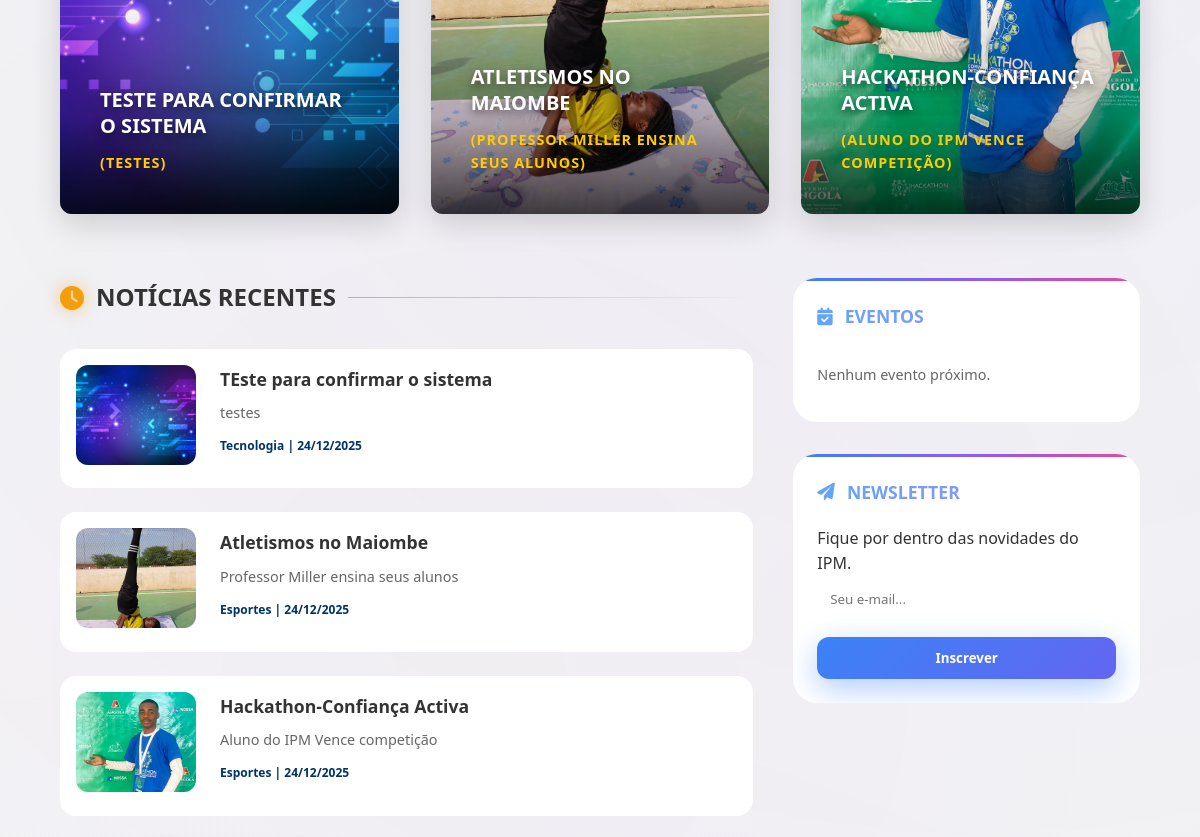
Before: / (middle part) with the older database file.
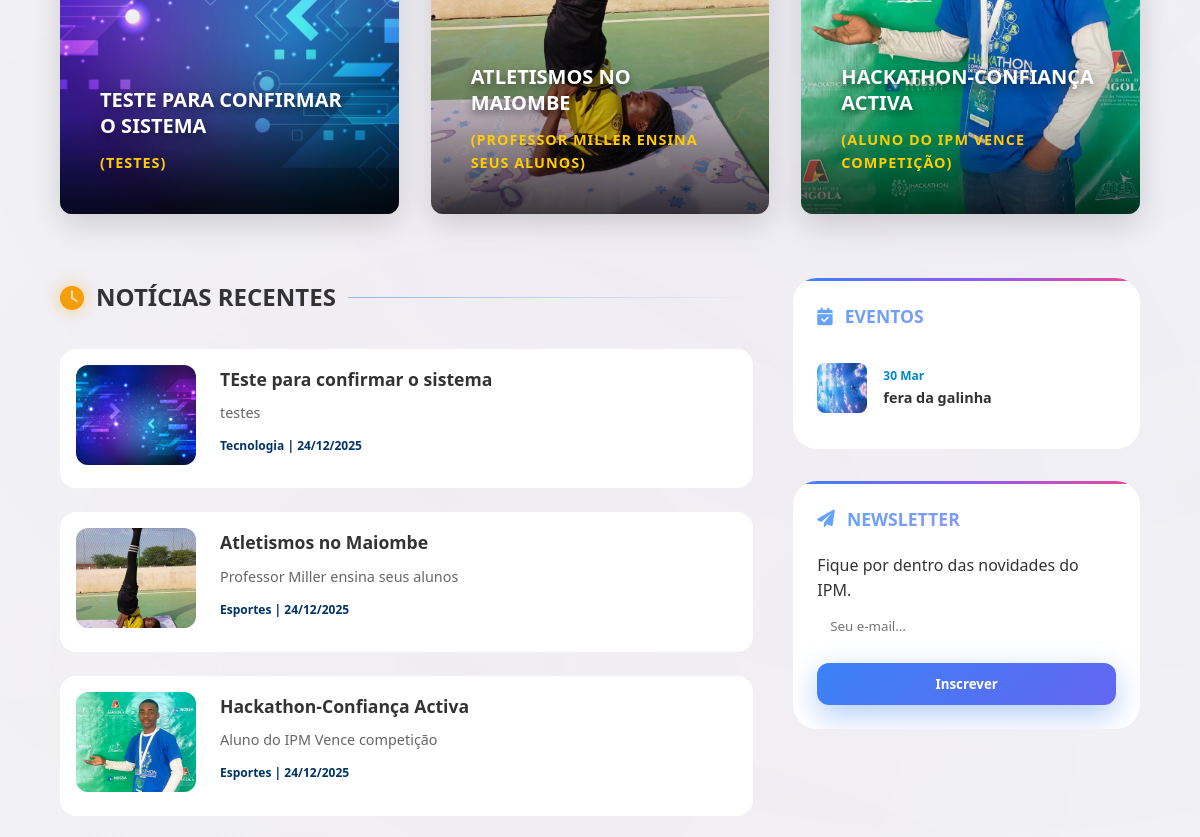
After: the same page with the newer database file.
### pages/models.py (models this page shows, shortened)
class Noticia(models.Model):
    id=models.UUIDField(default=uuid.uuid4, editable=False, primary_key=True)
    titulo = models.CharField(max_length=255 , blank=False, null=False, verbose_name='Título')
    subtitulo = models.CharField(max_length=255, blank=True, null=True ,verbose_name='Subtitulo')
    conteudo = models.TextField( blank=False, null=False,verbose_name='Conteúdo')
    imagem = models.ImageField(upload_to='static/uploads/images/', blank=True, null=True ,   verbose_name='Imagem')
    autor = models.CharField(max_length=150 , blank=False, null=False, verbose_name='Autor')
    categoria=models.ForeignKey(Categoria,on_delete=models.PROTECT)
    publicado_em = models.DateTimeField(auto_now_add=True , blank=False, null=False,verbose_name='Data de Publicação')
    atualizado_em = models.DateTimeField(auto_now=True , blank=False, null=False,verbose_name='Data de Actualização')
    status = models.BooleanField(default=True , blank=False, null=False)  # ativo/inativo
    exclusivo_alunos = models.BooleanField(default=False, verbose_name='Exclusivo para Alunos')  # Notícias exclusivas
    class Meta:
        verbose_name = "Notícia"
        verbose_name_plural = "Notícias"
        ordering = ['-publicado_em']          # mais recentes primeiro
        db_table = 'noticias'
        get_latest_by = 'publicado_em'
        permissions = [
            ("pode_publicar", "Pode publicar notícias"),
        ]

class Categoria(models.Model):
    id=models.UUIDField(default=uuid.uuid4, editable=False, primary_key=True)
    categoria=models.CharField(max_length=255,verbose_name='Categoria',null=False,blank=False)
    criado_em=models.DateTimeField(auto_now_add=True,blank=False,null=False,verbose_name='Data de Criação')
    class Meta:
        verbose_name='Categoria'
        verbose_name_plural='Categorias'
        ordering=['categoria']
        get_latest_by='criado_em'

class Evento(models.Model):
    id = models.UUIDField(default=uuid.uuid4, editable=False, primary_key=True)
    titulo = models.CharField(max_length=255, verbose_name='Título')
    data = models.DateField(verbose_name='Data do Evento')
    descricao = models.TextField(blank=True, null=True, verbose_name='Descrição')
    vagas = models.IntegerField(default=50, verbose_name='Número de Vagas')
    exclusivo_alunos = models.BooleanField(default=True, verbose_name='Exclusivo para Alunos')
    imagem = models.ImageField(upload_to='static/uploads/events/', blank=True, null=True, verbose_name='Imagem')
    criado_em = models.DateTimeField(auto_now_add=True)
    class Meta:
        verbose_name = 'Evento'
        verbose_name_plural = 'Eventos'
        ordering = ['data']

### pages/views.py (the view)
# urls.py: path('', IndexView.as_view(), name='index'),
class IndexView(ListView):
    template_name = 'pages/index.html'
    model = Noticia
    context_object_name = 'noticias'
    def get_queryset(self):
        if self.request.user.is_authenticated and hasattr(self.request.user, 'aluno'):
            return Noticia.objects.filter(status=True)
        return Noticia.objects.filter(status=True, exclusivo_alunos=False)
    def get_context_data(self, **kwargs):
        context = super().get_context_data(**kwargs)
        from .models import Evento
        from .forms import AlunoRegistroForm
        from django.utils import timezone
        if self.request.user.is_authenticated and hasattr(self.request.user, 'aluno'):
            context['banner_noticias'] = Noticia.objects.filter(status=True).order_by('-publicado_em')[:5]
        else:
            context['banner_noticias'] = Noticia.objects.filter(status=True, exclusivo_alunos=False).order_by('-publicado_em')[:5]
        context['eventos'] = Evento.objects.filter(data__gte=timezone.now().date()).order_by('data')[:5]
        context['registro_form'] = AlunoRegistroForm()
        return context

### pages/forms.py (shortened to what this page needs)
class AlunoRegistroForm(forms.Form):
    first_name = forms.CharField(max_length=150, label='Nome')
    last_name = forms.CharField(max_length=150, label='Apelido')
    email = forms.EmailField(label='E-mail')
    username = forms.CharField(max_length=150, label='Nome de Utilizador', help_text='Necessário para login.')
    numero_estudante = forms.CharField(max_length=20, label='Número de Estudante')
    curso = forms.CharField(max_length=200, label='Curso')
    ano_ingresso = forms.IntegerField(label='Ano de Ingresso')
    telefone = forms.CharField(max_length=20, label='Telefone', required=False)
    password1 = forms.CharField(widget=forms.PasswordInput, label='Senha')
    password2 = forms.CharField(widget=forms.PasswordInput, label='Confirmar Senha')

### pages/templates/pages/index.html (shortened to what this page needs)
{% load static %}
<!DOCTYPE html>
<html lang="pt-br">
<head>
    <link rel="stylesheet" href="{% static 'css/styles.css' %}">
    <link rel="stylesheet" href="{% static 'css/animations.css' %}">
    <link rel="stylesheet" href="https://cdnjs.cloudflare.com/ajax/libs/font-awesome/6.0.0-beta3/css/all.min.css">
</head>
<body>
    {% block content %}
    <main class="container">
        <section class="highlight-cards">
            {% for noticia in noticias|slice:"1:4" %}
            <article class="card news-card">
                <img src="{% if noticia.imagem %}{{ noticia.imagem.url }}{% else %}{% static 'images/card-fallback.jpg' %}{% endif %}"
                     alt="{{ noticia.titulo }}" class="news-card-bg"
                     onerror="this.src='https://via.placeholder.com/400x300?text=Alpha+News'">
                <div class="news-card-overlay">
                    <div class="news-card-content">
                        <h3 class="news-title">{{ noticia.titulo }}</h3>
                        <p class="news-subtitle">
                            {% if noticia.subtitulo %}
                                ({{ noticia.subtitulo }})
                            {% else %}
                                {{ noticia.categoria.categoria }}
                            {% endif %}
                        </p>
                    </div>
                </div>
            </article>
            {% empty %}
            <p>Nenhuma notícia em destaque no momento.</p>
            {% endfor %}
        </section>
        <div class="main-wrapper">
            <section class="recent-news">
                <h2 class="section-title"><i class="fas fa-clock"></i> NOTÍCIAS RECENTES</h2>
                <div class="news-list">
                    {% for noticia in noticias|slice:"1:10" %}
                    <article class="news-item">
                        <a href="{% url 'pages:noticia_detail' noticia.id %}">
                            <img src="{% if noticia.imagem %}{{ noticia.imagem.url }}{% else %}{% static 'images/thumb-fallback.jpg' %}{% endif %}"
                                alt="{{ noticia.titulo }}"
                                onerror="this.src='https://via.placeholder.com/150x100?text=Alpha'">
                        </a>
                        <div class="item-text">
                            <h4><a href="{% url 'pages:noticia_detail' noticia.id %}">{{ noticia.titulo }}</a></h4>
                            <p>{{ noticia.subtitulo|truncatechars:100 }}</p>
                            <span class="item-meta">{{ noticia.categoria.categoria }} | {{ noticia.publicado_em|date:"d/m/Y" }}</span>
                        </div>
                    </article>
                    {% empty %}
                    <p>Fique atento para novas atualizações.</p>
                    {% endfor %}
                </div>
            </section>
            <aside class="sidebar">
                <div class="widget events-widget">
                    <h3><i class="fas fa-calendar-check"></i> EVENTOS</h3>
                    <ul class="events-list-compact">
                        {% for evento in eventos %}
                        <li style="display: flex; gap: 1rem; align-items: center; padding: 0.75rem 0; border-bottom: 1px solid var(--glass-border);">
                            {% if evento.imagem %}
                                <img src="{{ evento.imagem.url }}" alt="{{ evento.titulo }}" style="width: 50px; height: 50px; border-radius: 8px; object-fit: cover;">
                            {% else %}
                                <div style="width: 50px; height: 50px; border-radius: 8px; background: rgba(0, 51, 102, 0.1); display: flex; align-items: center; justify-content: center;">
                                    <i class="fas fa-calendar-alt" style="color: var(--uan-blue); font-size: 1.2rem;"></i>
                                </div>
                            {% endif %}
                            <div>
                                <span class="date" style="display: block; font-size: 0.75rem; color: var(--uan-light-blue); font-weight: 700;">{{ evento.data|date:"d M" }}</span>
                                <a href="{% url 'pages:evento_detail' evento.id %}" style="font-weight: 600; font-size: 0.9rem; color: var(--text-main);">{{ evento.titulo }}</a>
                            </div>
                        </li>
                        {% empty %}
                        <li style="color: var(--text-muted); font-size: 0.9rem;">Nenhum evento próximo.</li>
                        {% endfor %}
                    </ul>
                </div>
                <div class="widget newsletter-widget">
                    <h3><i class="fas fa-paper-plane"></i> NEWSLETTER</h3>
                    <p>Fique por dentro das novidades do IPM.</p>
                    <form>
                        <input type="email" placeholder="Seu e-mail..."
                            style="width: 100%; padding: 0.8rem; border-radius: 0.5rem; background: var(--card-bg); border: 1px solid var(--glass-border); color: var(--text-main); margin-bottom: 1rem;">
                        <button type="submit" class="btn-primary" style="width: 100%;">Inscrever</button>
                    </form>
                </div>
            </aside>
        </div>
    </main>
    {% endblock %}
</body>
</html>

### static/css/styles.css (style rules this page uses)
html { scroll-behavior: smooth; }
:root { --uan-blue: #003366; --uan-light-blue: #0088cc; --uan-yellow: #ffcc00; --uan-red: #cc0000; --accent: var(--uan-blue); --accent-hover: var(--uan-light-blue); --secondary: var(--uan-yellow); --shadow-sm: 0 2px 4px rgba(0,0,0,0.05); --shadow-md: 0 4px 8px rgba(0,0,0,0.1); --shadow-lg: 0 10px 15px rgba(0,0,0,0.1); --transition: all 0.3s ease; --primary: #ffffff; --primary-light: #f4f7f6; --text-main: #333333; --text-active: #003366; --text-muted: #666666; --bg-main: #ffffff; --card-bg: #ffffff; --border-color: #e0e0e0; --header-bg: #ffffff; --header-top-bg: var(--uan-blue); --footer-bg: #003366; --footer-text: #ffffff; }
* { margin: 0; padding: 0; box-sizing: border-box; font-family: 'Segoe UI', 'Roboto', 'Helvetica Neue', sans-serif; }
body { background-color: var(--primary-light); color: var(--text-main); line-height: 1.6; overflow-x: hidden; padding-top: 120px; }
.container { width: 90%; max-width: 1200px; margin: 0 auto; }
a { text-decoration: none; color: inherit; transition: var(--transition); }
.main-wrapper { display: grid; grid-template-columns: 2fr 1fr; gap: 2.5rem; margin-bottom: 4rem; }
.section-title { font-size: 1.5rem; font-weight: 700; margin-bottom: 2rem; display: flex; align-items: center; gap: 0.75rem; }
.section-title::after { content: ''; flex: 1; height: 1px; background: var(--glass-border); }
.highlight-cards { display: grid; grid-template-columns: repeat(auto-fill, minmax(280px, 1fr)); gap: 2rem; margin-bottom: 4rem; }
.card { background: var(--card-bg); border: 1px solid var(--glass-border); border-radius: 1.5rem; overflow: hidden; backdrop-filter: blur(8px); transition: var(--transition); }
.card img { width: 100%; height: 100%; object-fit: cover; transition: transform 0.5s ease; }
.card h3 { font-size: 1.25rem; font-weight: 700; margin-bottom: 0.75rem; line-height: 1.3; }
.news-list { display: flex; flex-direction: column; gap: 1.5rem; }
.news-item { display: grid; grid-template-columns: 120px 1fr; gap: 1.5rem; background: var(--card-bg); border: 1px solid var(--glass-border); padding: 1rem; border-radius: 1rem; transition: var(--transition); }
.news-item img { width: 120px; height: 100px; object-fit: cover; border-radius: 0.75rem; }
.news-item h4 { font-size: 1.1rem; margin-bottom: 0.5rem; }
.news-item p { font-size: 0.9rem; color: var(--text-muted); margin-bottom: 0.5rem; }
.news-item .item-meta { font-size: 0.75rem; color: var(--accent); font-weight: 600; }
.sidebar { display: flex; flex-direction: column; gap: 2rem; }
.widget { background: var(--card-bg); border: 1px solid var(--glass-border); padding: 1.5rem; border-radius: 1.5rem; }
.widget h3 { font-size: 1.1rem; font-weight: 700; margin-bottom: 1.25rem; display: flex; align-items: center; gap: 0.75rem; color: var(--accent); }
.widget ul { list-style: none; }
.widget ul li { padding: 0.75rem 0; border-bottom: 1px solid var(--glass-border); font-size: 0.95rem; }
.widget ul li:last-child { border-bottom: none; }
.btn-primary { background: var(--accent); color: white; padding: 0.75rem; border-radius: 0.75rem; border: none; font-weight: 600; cursor: pointer; transition: var(--transition); }
.news-card { position: relative; height: 480px; border-radius: 12px; overflow: hidden; box-shadow: 0 10px 30px rgba(0,0,0,0.15); transition: all 0.5s cubic-bezier(0.25, 0.8, 0.25, 1); border: none; cursor: pointer; }
.news-card-bg { width: 100%; height: 100%; object-fit: cover; position: absolute; inset: 0; z-index: 0; transition: transform 0.8s ease; filter: brightness(1) !important; }
.news-card::after { display: none; }
.news-card-overlay { position: absolute; inset: 0; z-index: 2; display: flex; flex-direction: column; justify-content: flex-end; padding: 2.5rem; background: linear-gradient(to top, rgba(0, 0, 0, 0.7) 0%, rgba(0, 0, 0, 0.2) 20%, transparent 50%); transition: all 0.5s cubic-bezier(0.4, 0, 0.2, 1); }
.news-card-content { width: 100%; display: flex; flex-direction: column; }
.news-title { font-size: 1.5rem; font-weight: 800; color: #ffffff; text-transform: uppercase; line-height: 1.2; text-shadow: 0 4px 8px rgba(0,0,0,0.5); margin-bottom: 0.5rem; transition: all 0.4s ease; }
.news-subtitle { font-size: 0.9rem; font-weight: 600; color: var(--uan-yellow); text-transform: uppercase; letter-spacing: 1px; margin-bottom: 0px; opacity: 1; transition: all 0.4s ease; }

Changed rows visible on the page:
added Evento: imagem (picture), data "30 Mar", titulo "fera da galinha"
Other visible differences:
text no longer shown: "Nenhum evento próximo."
